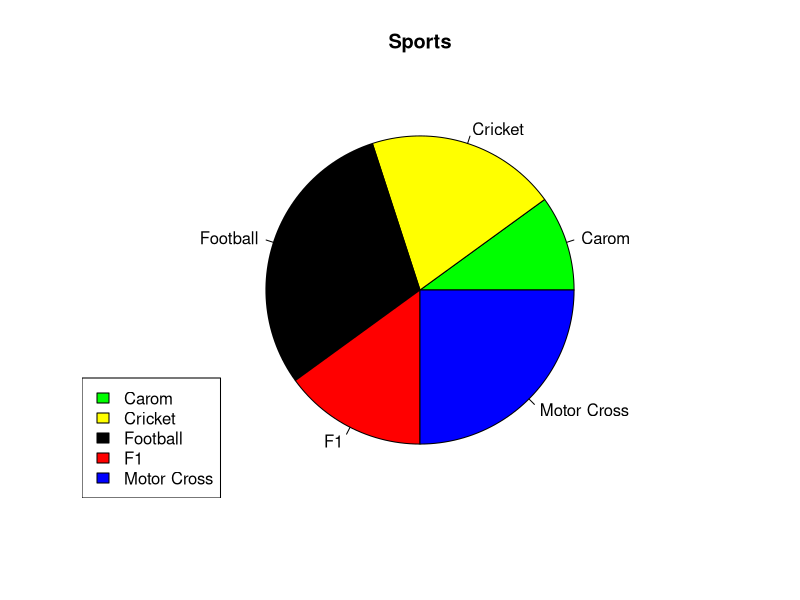

Reproduce this figure in R.
#create labeles for pie chart
names <- c("Carom","Cricket","Football","F1","Motor Cross")

#create a vector color for pie chart
colors <- c("green","yellow","black","red","blue")

#create values
x <- c(10,20,30,15,25)

#display the chart with colors
pie(x, label=names, main="Sports", col=colors)

legend("bottomleft", names, fill=colors)